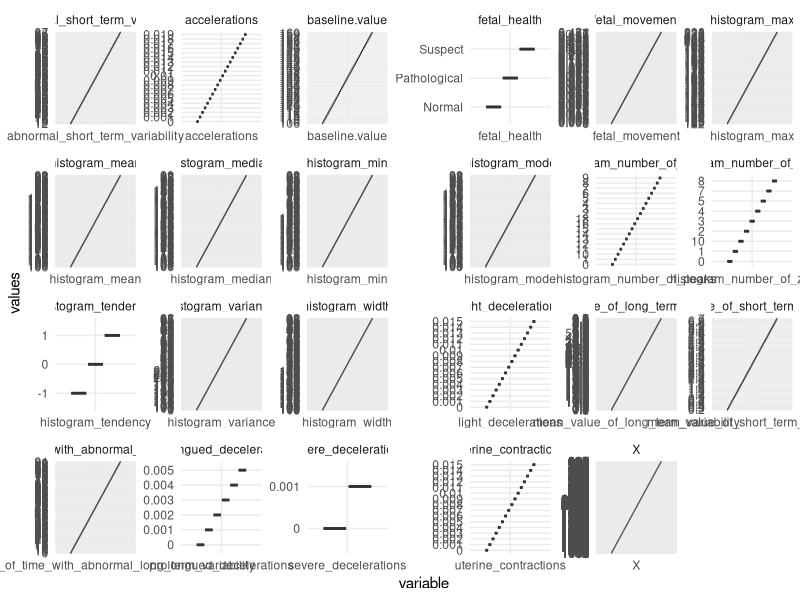
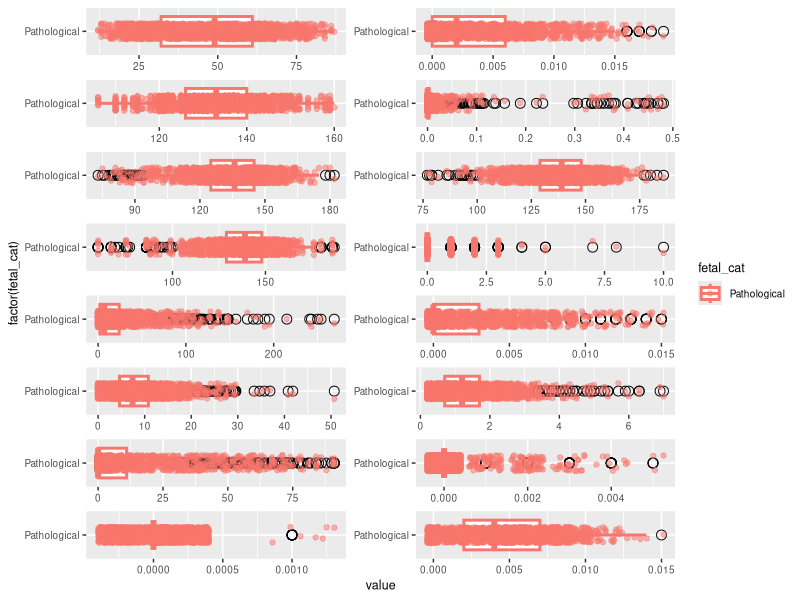

Generate these figures, in order, with R:
#library(tidyverse)
library(dplyr)
library(tidyr)
library(ggplot2)
library(gridExtra)
library(scales)
select <- dplyr::select

# Data read in 
#setwd("/Users/yihantang/Library/CloudStorage/OneDrive-UniversityofNorthCarolinaatChapelHill/bios-611-project/")
dat_fetal <- read.csv("./derived_data/fetal_health_new.csv")


## Visualisations
Df_num  <- dat_fetal %>% 
  gather(variable, values, 1:dim(dat_fetal)[2])


p1 <- Df_num %>% ggplot() +
  geom_boxplot(aes(x = variable, y = values)) +
  facet_wrap(~variable, ncol = 6, scales = "free")+
 theme(strip.text.x = element_blank(), text = element_text(size = 9))+
  theme_minimal()

png(filename = "./figures/figure1.png", width = 1000, height = 850, units = "px")
p <- grid.arrange(p1, ncol = 1)
dev.off()


## Selective Distribution by fetal Health
Df <- dat_fetal %>%
  mutate(fetal_cat = ifelse(fetal_health == 1, "Normal", 
                            ifelse(fetal_health == 2, "Suspect", "Pathological"))) %>%
  select(fetal_cat, baseline.value:mean_value_of_long_term_variability, histogram_median, 
         accelerations:percentage_of_time_with_abnormal_long_term_variability, 
         histogram_number_of_zeroes:histogram_variance)



p2 <- Df %>%
  pivot_longer(baseline.value:histogram_variance) %>%
  ggplot(aes(x = factor(fetal_cat), y = value, color = fetal_cat)) + 
  geom_boxplot(size = 1, outlier.shape = 1, outlier.color = "black", outlier.size = 3) +
  geom_jitter(alpha = 0.5, width =  0.2) +
  facet_wrap(~name, ncol = 2, scales = "free") +
  theme(strip.text.x = element_blank(), text = element_text(size = 9)) +
  scale_y_continuous(label = comma) +
  coord_flip()

png(filename = "./figures/figure2.png", width = 1000, height = 850, units = "px")
p <- grid.arrange(p2, ncol = 1)
dev.off()










